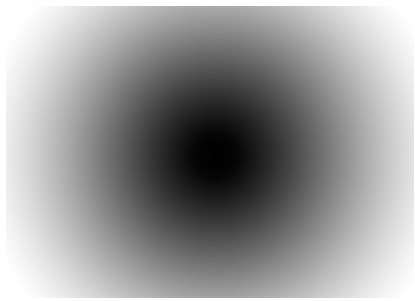
#> input picture test.jpg, 415 x 301 px
$ jupyter execute Test.ipynb
#> lines starting #> are read from the running program, lines starting #| are printed output that depends on the picture
# Color Extraction and Image Segmentation

[cell 1]
import numpy as np
import cv2
import matplotlib.pyplot as plt
from sklearn.cluster import KMeans

[cell 2]
im = cv2.imread("test.jpg")
#> im is the input picture: shape (301, 415, 3); min 0, max 255, mean 153
im = cv2.cvtColor(im, cv2.COLOR_BGR2RGB)
plt.figure()
plt.imshow(im)
plt.show()
reshaped_im = im.reshape((-1, 3))
print(reshaped_im.shape)
#| (124915, 3)

[cell 3]
k = 8
kmeans = KMeans(k)

[cell 4]
kmeans.fit(reshaped_im)

[cell 5]
dominant_colors = kmeans.cluster_centers_.astype('uint8')
dominant_colors

[cell 6]
np.zeros_like(reshaped_im).shape
#> Out = (124915, 3)

[cell 7]
kmeans.labels_

[cell 8]
plt.figure()
for i,color in enumerate(dominant_colors):
    palette = np.zeros_like(im, dtype='uint8')
    palette[:,:,:] = color
    plt.subplot(1,k,i+1)
    plt.axis("off")
    plt.imshow(palette)
#> palette: shape (301, 415, 3); every value is 131
print(im.shape)
#| (301, 415, 3)
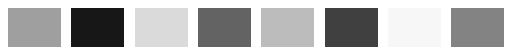
#> figure drawn by matplotlib, 8 panels

[cell 9]
new_img = np.zeros((im.shape[0]*im.shape[1],3),dtype='uint8')
print(new_img.shape)
#| (124915, 3)

[cell 10]
for ix in range(new_img.shape[0]):
    new_img[ix] = dominant_colors[kmeans.labels_[ix]]

new_img = new_img.reshape((im.shape))
plt.imshow(new_img)
plt.show()
